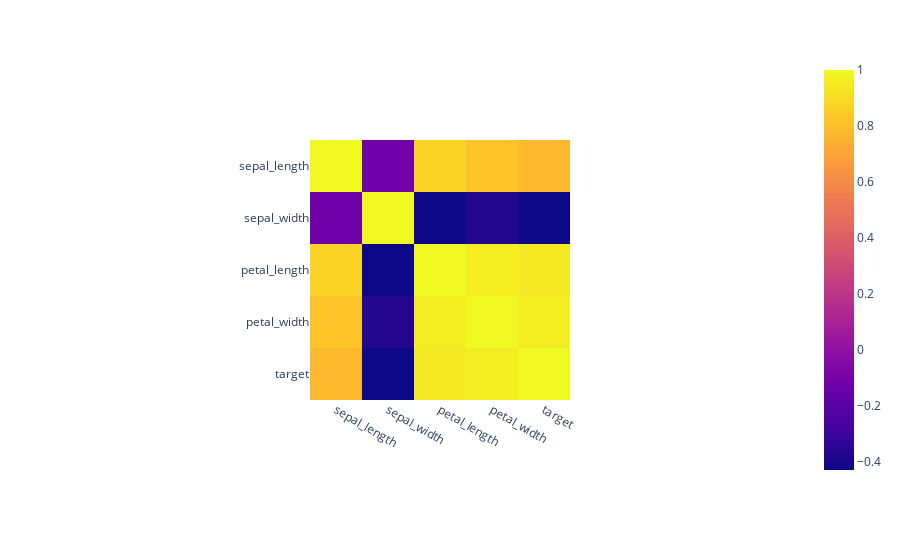

The cell this chart's notebook holds for it:
### Code cell
px.imshow(cor, height=600)

### Figure 1 — Plotly figure (JSON) as saved in the notebook; plotly's stock layout.template omitted (floating-point values rounded to 4 significant figures)
{"data": [{"coloraxis": "coloraxis", "hovertemplate": "x: %{x}<br>y: %{y}<br>color: %{z}<extra></extra>", "name": "0", "type": "heatmap", "x": ["sepal_length", "sepal_width", "petal_length", "petal_width", "target"], "xaxis": "x", "y": ["sepal_length", "sepal_width", "petal_length", "petal_width", "target"], "yaxis": "y", "z": [[1, -0.12, 0.87, 0.82, 0.78], [-0.12, 1, -0.43, -0.37, -0.43], [0.87, -0.43, 1, 0.96, 0.95], [0.82, -0.37, 0.96, 1, 0.96], [0.78, -0.43, 0.95, 0.96, 1]]}], "layout": {"autosize": true, "coloraxis": {"colorscale": [[0, "#0d0887"], [0.1111, "#46039f"], [0.2222, "#7201a8"], [0.3333, "#9c179e"], [0.4444, "#bd3786"], [0.5556, "#d8576b"], [0.6667, "#ed7953"], [0.7778, "#fb9f3a"], [0.8889, "#fdca26"], [1, "#f0f921"]]}, "margin": {"t": 60}, "xaxis": {"anchor": "y", "autorange": true, "constrain": "domain", "domain": [0.3195, 0.6805], "range": [-0.5, 4.5], "scaleanchor": "y", "type": "category"}, "yaxis": {"anchor": "x", "autorange": true, "constrain": "domain", "domain": [0, 1], "range": [4.5, -0.5], "type": "category"}}}
